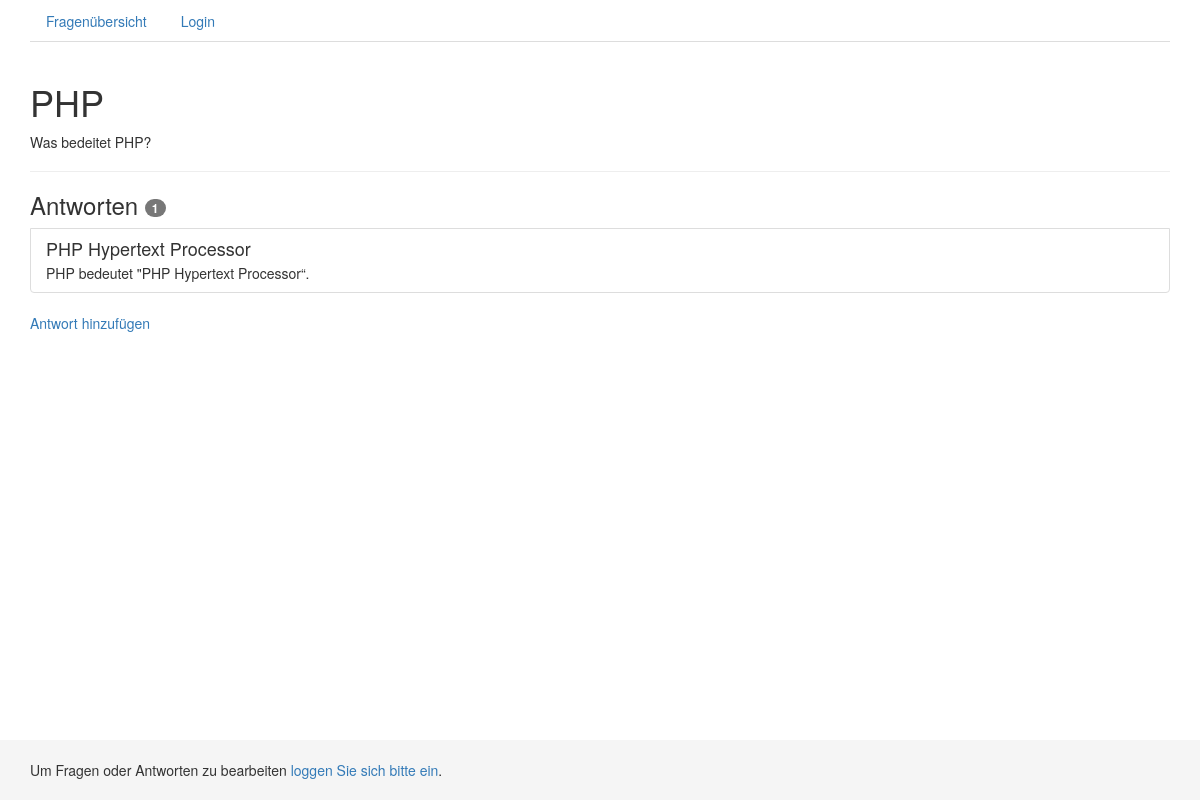
Screenshot of /question.php?thread_id=2 with the database file from the repository.
### tables this page shows
CREATE TABLE `threads` (
  `thread_id` int(11) UNSIGNED NOT NULL,
  `title` varchar(255) NOT NULL DEFAULT '',
  `content` text NOT NULL,
  `owner` int(11) UNSIGNED NOT NULL DEFAULT '0',
  `parent_thread_id` int(11) NOT NULL DEFAULT '0',
  `thread_time` timestamp NOT NULL DEFAULT CURRENT_TIMESTAMP ON UPDATE CURRENT_TIMESTAMP
);

### web/system/data.php (called while the page is built, shortened)
<?php
	function get_db_connection()
	{
    $db = mysqli_connect('localhost', 'root', '', 'forum');
    mysqli_query($db, "SET NAMES 'utf8'");
		return $db;
	}
	function get_result($sql)
	{
		$db = get_db_connection();
		$result = mysqli_query($db, $sql);
		return $result;
	}
	function get_question_by_id($id){
		$sql = "SELECT * FROM threads WHERE thread_id=$id;";
		return get_result($sql);
	}
	function get_answers($id){
		$sql = "SELECT * FROM threads WHERE parent_thread_id=$id;";
		return get_result($sql);
	}

### web/question.php (the view, shortened to what this page needs)
<?php
	if(isset($_SESSION['userid'])){
    $user_id = $_SESSION['userid'];
    $username = $_SESSION['username'];
    $firstname = $_SESSION['firstname'];
    $lastname = $_SESSION['lastname'];
    $logged_in = true;
    $log_in_out_text = "Logout";
	}else{
    $logged_in = false;
    $log_in_out_text = "Login";
  }
  include_once('system/data.php');
  if(isset($_GET['thread_id'])){
    $question_id = $_GET['thread_id'];
    $question = get_question_by_id($question_id);
    $question = mysqli_fetch_assoc($question);
    $answers = get_answers($question_id);
    $row_count = mysqli_num_rows($answers);
  }else{
    header("Location: index.php");
  }
?>
<!DOCTYPE html>
<html>
  <head>
    <link href="css/bootstrap.min.css" rel="stylesheet">
    <link href="css/forum.css" rel="stylesheet">
  </head>
  <body>
    <div class="container">
      <nav>
        <ul class="nav nav-tabs">
          <li role="presentation"><a href="index.php">Fragenübersicht</a></li>
          <li role="presentation"><a href="login.php"><?php echo $log_in_out_text ?></a></li>
        </ul>
      </nav>
      <div class="page-header">
        <h1><?php echo $question['title'] ?></h1>
        <p><?php echo $question['content'] ?></p>
      </div>
      <?php
        if($row_count > 0){
      ?>
      <section class="list-group">
        <h3>Antworten <span class="badge"><?php echo $row_count ?></span></h3>
      <?php
          while ($answer = mysqli_fetch_assoc($answers)) {
      ?>
        <article class="list-group-item">
            <h4 class="list-group-item-heading"><?php echo $answer['title'] ?></h4>
            <p class="list-group-item-text"><?php echo $answer['content'] ?></p>
          </article>
      <?php } ?>
      </section>
      <?php }else{ ?>
      <div class="alert alert-info" role="alert">
        <p>Zu dieser Frage gibt es noch keine Antwort.</p>
      </div>
      <?php } ?>
      <p><a href="write_answer.php?thread_id=<?php echo $question['thread_id'] ?>">Antwort hinzufügen</a></p>
    </div>
    <footer class="footer">
      <div class="container">
        <?php if($logged_in){ ?>
          Hallo <?php echo $username ?>, du kannst Fragen und Antworten bearbeiten. |
          Eingeloggt als <?php echo $firstname . " " . $lastname ?>.
        <?php }else{ ?>
          Um Fragen oder Antworten zu bearbeiten <a href='login.php'>loggen Sie sich bitte ein</a>.
        <?php }?>
      </div>
    </footer>
  </body>
</html>

### web/css/forum.css (style rules this page uses)
html { position: relative; min-height: 100%; }
body { margin-bottom: 60px; }
.footer { position: absolute; bottom: 0; width: 100%; height: 60px; background-color: #f5f5f5; padding: 20px 0; }

### rows the page displays
threads: title "PHP", content "Was bedeitet PHP?"
threads: title "PHP Hypertext Processor", content "PHP bedeutet \"PHP Hypertext Processor“."

### other values shown
$log_in_out_text "Login"
$row_count "1"
